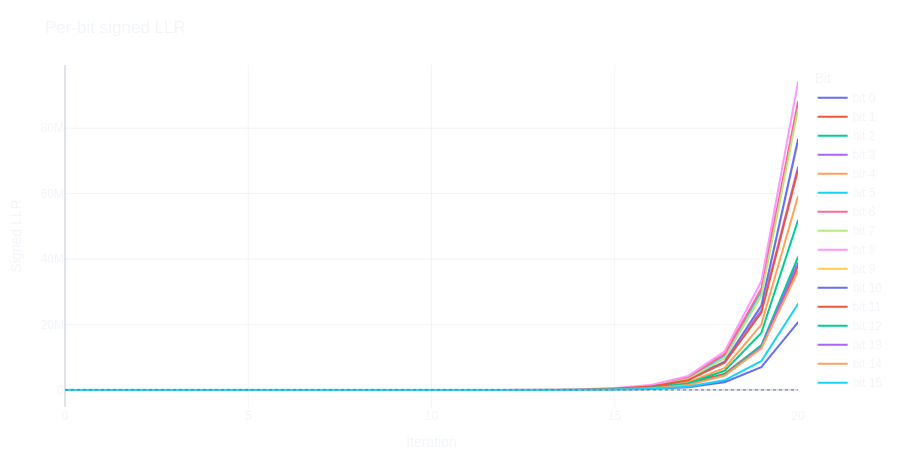

The code cell stored with this chart in its notebook:
### Markdown cell above
## Iteration versus bits

One trace per transmitted bit with the following quantity

$$q_i^{(t)}=(-1)^{y_i} L_i^{(t)}=(1-2y_i)L_i^{(t)}.$$

Positive is correct, negative is wrong, and zero is erased. Use the legend to inspect individual bits, especially near the boundaries.

### Code cell
import importlib

import _shared.plots as plots

# Reload only plotting code; preserve the editor and the completed result.
plots = importlib.reload(plots)
plots.bits_figure(result).show(config=plots.PLOT_CONFIG)
